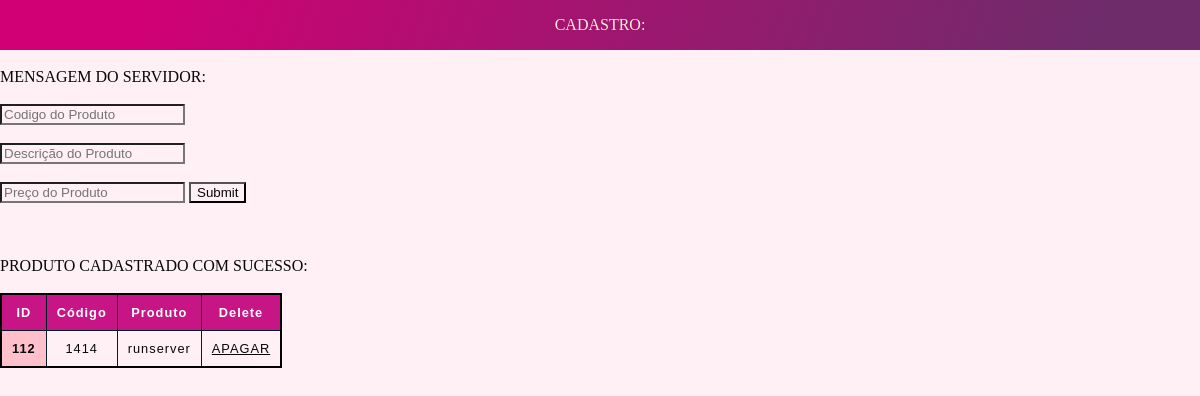
The app's page /Meuapp/cons_ultimo/ with its own data.
### Meuapp/models.py (models this page shows, shortened)
class Produto(models.Model):
      objects = None
      cod_Produto = models.CharField(max_length=20, null=True)
      descricao = models.CharField(max_length=60, null=True)

### Meuapp/views.py (the view)
# urls.py: path("cons_ultimo/", views.consultar_ultimo, name='cons_ultimo'),
def consultar_ultimo(request):
    cons_ultimo = Produto.objects.last()
    return render(request, 'produto_cadastrado.html', {'cons_ultimo': cons_ultimo})

### Meuapp/Templates/produto_cadastrado.html (shortened to what this page needs)
<!DOCTYPE html>
<html lang="en">
<head>
</head>
<body>
<nav> CADASTRO:</nav>
<br>
<h7> MENSAGEM DO SERVIDOR:</h7>
<br>
<br>
    <form method="POST" action="{% url 'dados' %}">{% csrf_token %}
    <input type="text" placeholder="Codigo do Produto" name="cod_Produto">
    <br>
    <br>
    <input type="text" placeholder="Descrição do Produto" name="descricao">
    <br>
    <br>
        <input type="text" placeholder="Preço do Produto" name="preco">
    <input type="submit" placeholder="Cadastrar Produto">
    </form>
<br>
<br>
<br>
 <h7>PRODUTO CADASTRADO COM SUCESSO:</h7>
<br>
<br>
<table>
    <tr>
        <th scope="col">ID</th>
        <th scope="col">Código</th>
        <th scope="col">Produto</th>
        <th scope="col">Delete</th>
    </tr>
    <tr>
        <th scope="row">{{cons_ultimo.id}}</th>
        <td>{{cons_ultimo.cod_Produto}}</td>
        <td>{{cons_ultimo.descricao}}</td>
        <td><a href="apagar/{{cons_ultimo.id}}">APAGAR</a></td>
    </tr>
</table>
</body>
</html>

### Meuapp/Templates/produto_cadastrado.html (style rules this page uses)
* { padding: 10; margin: 0; background-color:#FFF0F5; color: rgb(7, 7, 7); }
nav { background-image: linear-gradient( 109.6deg, rgba(209,0,116,1) 11.2%, rgba(110,44,107,1) 91.1% ); width: 100%; height: 50px; color:antiquewhite; display: flex; justify-content: center; align-items: center; }
td, th { border: 1px solid #011F26; padding: 10px; }
td { text-align: center; }
tr:nth-child(even) { background-color: #eee; }
th[scope='col'] { background-color: #C71585; color: #fff; }
th[scope='row'] { background-color: #FFC0CB; }
table { border-collapse: collapse; border: 2px solid #000000; letter-spacing: 1px; font-family: sans-serif; font-size: 0.8rem; }

### records on screen
Produto: id "112", cod_Produto "1414", descricao "runserver"
